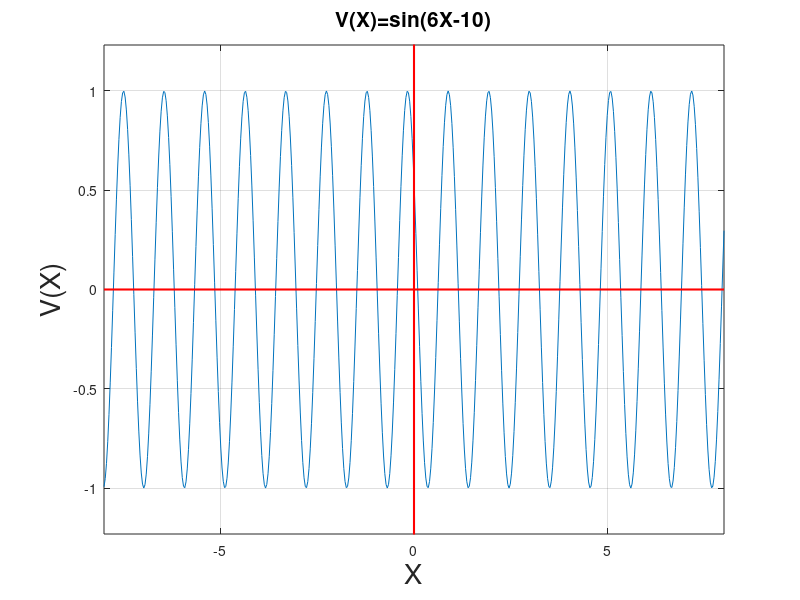

Recreate this plot in MATLAB.
%Octave Script
%title               :Funciones trascendentes: Trigonometricas, Logaritmicas y Exponenciales
%Description         :identificar el dominio, rango y tipo de funcion
%Author:             :Angel Jesus Santiago Hernandez
%Date                :2021/11/25
%Version             :6
%Usage               :octave>cd/path/AXIOMAS
%Notes:              :Requiere aplicacion octave,usar su linea de comandos
%                    :https://octaveintro.readthedocs.io/en/latest/index.html

clear 
ezplot('sin(6*x-10)',[-8 8]);
hold on;
grid on;
plot([-8 8],[0 0],'r-',"linewidth",1.5,"markersize",8);
plot([0 0],[-10 10],'r-',"linewidth",1.5,"markersize",8);
hold off;
title("V(X)=sin(6X-10)",'FontSize',15);
xlabel("X",'FontSize',20);
ylabel("V(X)",'FontSize',20);
disp('FUNCION SUPRAYECTIVA')
